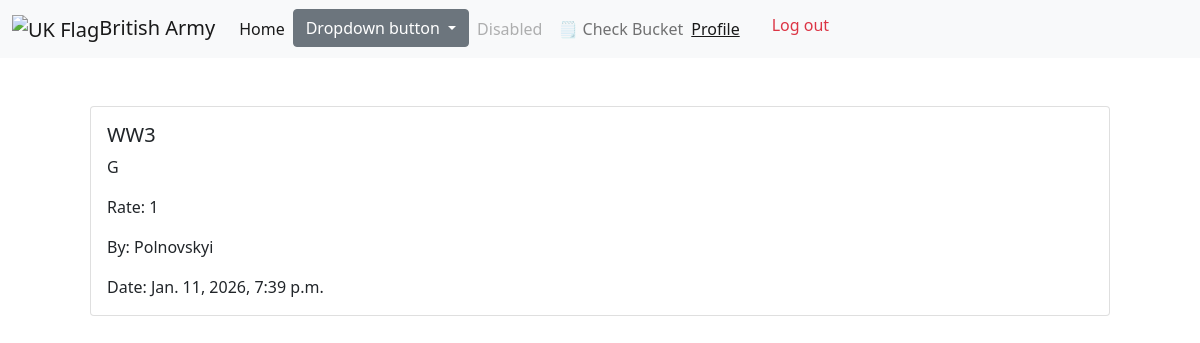
Page /forum/watching-news-of-british-army/1/ (signed in) on the committed database.
### forum/models.py (models this page shows)
class News(models.Model):
    news_name = models.CharField()
    description_of_news = models.TextField()
    rate_for_news = models.IntegerField(default=1, validators=[MinValueValidator(0), MaxValueValidator(10)])
    published_by = models.ForeignKey(
        settings.AUTH_USER_MODEL,
        on_delete=models.CASCADE,
        related_name='news',
        null=True,
        blank=True
    )
    data_giving = models.DateTimeField(default=timezone.now)

### user_officers/models.py (models this page shows, shortened)
class CustomUser(AbstractBaseUser, PermissionsMixin):
    ROLE_CHOICES = [
        ("CTZ", "Citizen"),
        ("PRESS", "Journalist"),
        ("MLT", "Military")
    ]
    RANK_CHOICES = [
        ("RCT", "Recruit"),
        ("PVT", "Private"),
        ("LCPL", "Lance Corporal"),
        ("CPL", "Corporal"),
        ("SGT", "Sergeant"),
        ("SSGT", "Staff Sergeant"),
        ("WOC2", "Warrant Officer Class 2"),
        ("WOC1", "Warrant Officer Class 1"),
        ("2LT", "Second Lieutenant"),
        ("LT", "Lieutenant"),
        ("CPT", "Captain"),
        ("MAJ", "Major"),
        ("LTC", "Lieutenant Colonel"),
        ("COL", "Colonel"),
        ("BRIG", "Brigadier"),
        ("MG", "Major General"),
        ("LG", "Lieutenant General"),
        ("GEN", "General"),
    ]
    REGIMENT_CHOICES = [
        ("BA", "British Army"),
        ("RAC", "Royal Armoured Corps"),
        ("BMP", " British Military Police"),
        ("RM", "Royal Marines"),
        ("AAB", "Assault Airborne Battalion"),
        ("UKSF", "United Kingdom Special Forces"),
    ]
    email = models.EmailField(unique=True)
    first_name = models.CharField(max_length=75)
    last_name = models.CharField(max_length=95)
    role = models.CharField(max_length=10,choices=ROLE_CHOICES, default="MLT")
    rank = models.CharField(max_length=10, choices=RANK_CHOICES, default="RCT", null=True, blank=True)
    regiment = models.CharField(max_length=10, choices=REGIMENT_CHOICES, default="BA",  null=True, blank=True)
    is_active = models.BooleanField(default=True)
    is_staff = models.BooleanField(default=False)
    USERNAME_FIELD = 'email'
    objects = CustomUserManager()
    def staff_for_create(self):
        return self.rank in settings.ALLOWED_ORDER_RANKS

### forum/views.py (the view)
# urls.py: path('watching-news-of-british-army/<int:news_id>/', news_by_detail, name='news_by_detail'),
def news_by_detail(request, news_id):
    news = get_object_or_404(News, id=news_id)
    return render(request,'forum/news_by_detail.html', {'news': news})

### forum/templates/forum/news_by_detail.html
{% extends 'base.html' %}
{% block content %}
<div class="container px-4 px-lg-5 mt-5">
    <div class="card mb-3">
        <div class="card-body">
            <h5 class="card-title">{{ news.news_name }}</h5>
            <p class="card-text">{{ news.description_of_news }}</p>
            <p class="card-text">Rate: {{ news.rate_for_news }}</p>
            <p class="card-text">By: {{ news.published_by.last_name }}</p>
            <p class="card-text">Date: {{ news.data_giving }}</p>
        </div>
    </div>
</div>
{% endblock %}

### rows in the picture
News: news_name "WW3", description_of_news "G", rate_for_news "1", published_by.last_name "Polnovskyi", data_giving "Jan. 11, 2026, 7:39 p.m."
